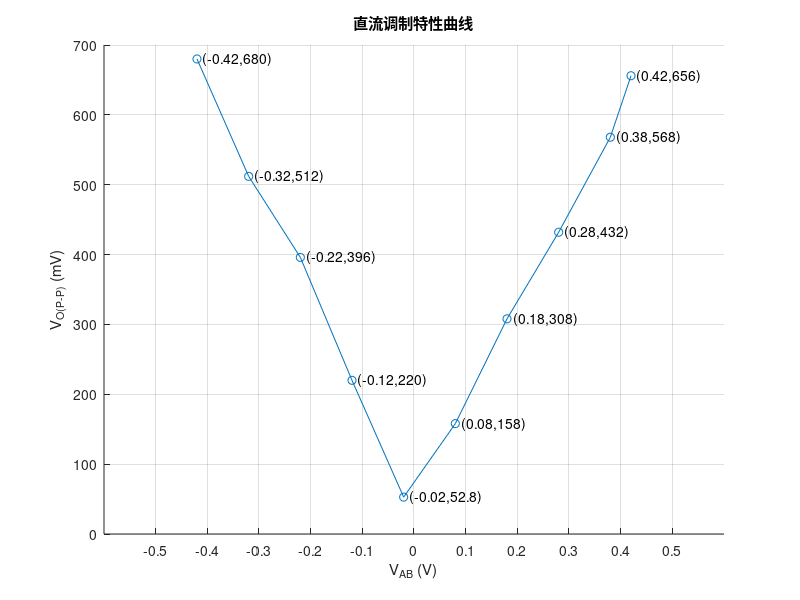

Recreate this plot in MATLAB.
voltage_ab = [-0.42, -0.32, -0.22, -0.12, -0.02, 0.08, 0.18, 0.28, 0.38, 0.42];
voltage_o = [680, 512, 396, 220, 52.8, 158, 308, 432, 568, 656]; 
figure;
hold on;
grid on;
plot(voltage_ab, voltage_o, '-o');
xlabel('V_{AB} (V)');
ylabel('V_{O(P-P)} (mV)');
title('直流调制特性曲线');
xticks(-0.5:0.1:0.5);

for k = 1:length(voltage_ab)
    text(voltage_ab(k), voltage_o(k), ['  (' num2str(voltage_ab(k)) ',' num2str(voltage_o(k)) ')']);
end